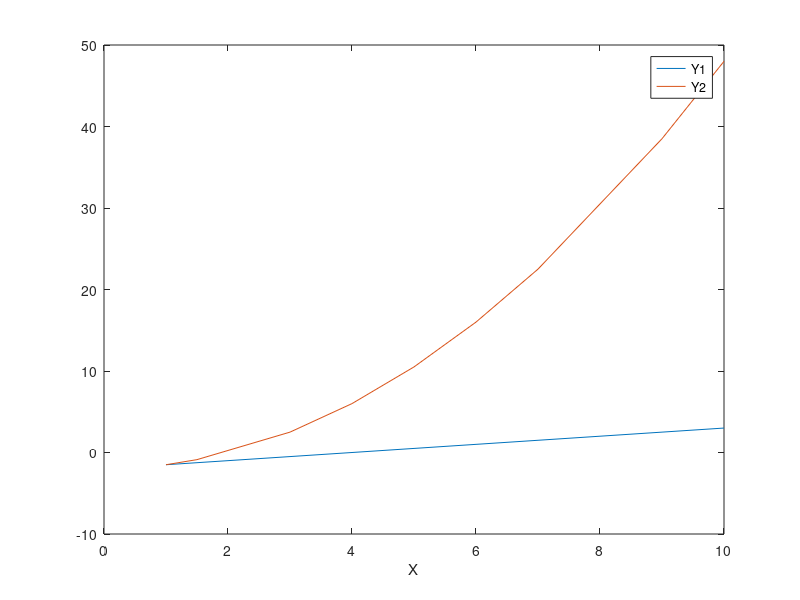

Recreate this plot in MATLAB.
%%%%%%%%%%%%%%%%%%%%%%%%%%%%%%%%%%%%%%%%%%%%%%%%%%%%%%%%%%%
% Homework #1 ECON 512                                    %
% Written by Joonkyo (Jay) Hong, 22 Aug 2018              %
%%%%%%%%%%%%%%%%%%%%%%%%%%%%%%%%%%%%%%%%%%%%%%%%%%%%%%%%%%%

%% Problem 1.

X = [1 1.5 3 4 5 6 7 9 10];
Y1 = -2 + .5*X;
Y2 = -2 + .5*X.^2;

figure(1)
plot(X,[Y1; Y2]);
legend("Y1","Y2");
xlabel("X");

%% Problem 2

vec_problem2 = linspace(-10,20,200);
vec_problem2 = vec_problem2';
ans_problem2 = sum(vec_problem2);

%% Problem 3

A = [2 4 6;
     1 7 5;
     3 12 4];
b = [-2;3;10];

C = A'*b;
D = (A'*A)\b;
E = b'*A*[1;1;1];
F = A;
F(:,3)=[];
F(2,:)=[];
x = A\b;

%% Problem 4

B = kron(eye(5),A);

%% Problem 5

matrix_problem5 = normrnd(10,5,5,3);
ans_problem5 = matrix_problem5;
ans_problem5(ans_problem5<10)=0;
ans_problem5(ans_problem5>=10)=1;

%% Problem 6

dataset = csvread('datahw1.csv',0,0);

ymat = (dataset(:,5));
xmat = [ones(length(ymat),1) dataset(:,3:4) (dataset(:,6))];

ols_est = xmat'*xmat\xmat'*ymat;
k = length(ols_est);
emat = ymat-xmat*ols_est;
wave = 4;
obs= length(ymat)/4;
center_sand = zeros(k,k);

for i=1:obs
    ei = emat((i-1)*wave+1:i*wave,1); xi = xmat((i-1)*wave+1:i*wave,:);
    center_sand = center_sand + xi'*ei*ei'*xi;
end

ols_cov = (xmat'*xmat)\center_sand/(xmat'*xmat);
ols_se = sqrt(diag(ols_cov));

 disp("              ");
 disp("OLS estimates in Problem 6");
 disp("Parameter Estimates and Standard Errors");
 disp(" beta0        beta1       beta2      beta3");
 disp(num2str(ols_est'));
 disp(num2str(ols_se'));
 
 